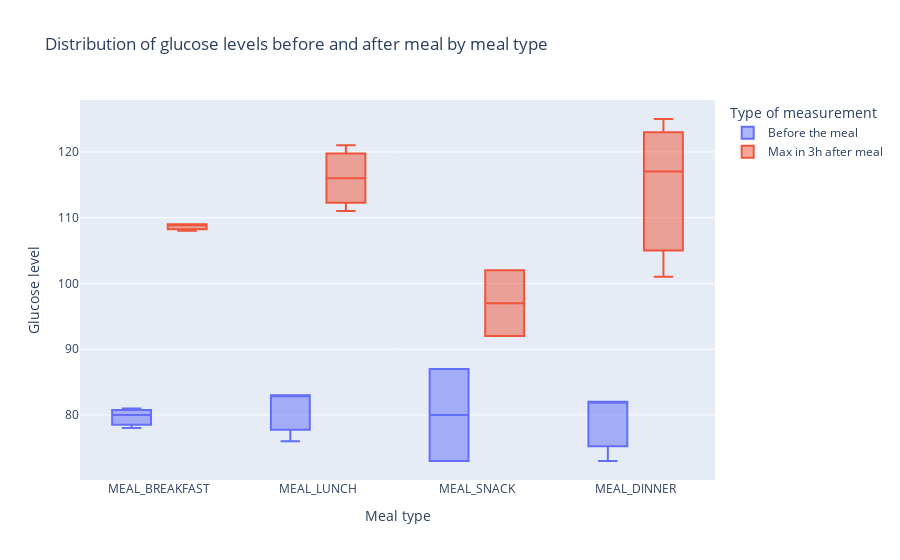

This figure's notebook cell:
### Markdown cell above
#### Are there differences in the impact of differnet meal types on glucose levels?

### Code cell
df = pd.melt(df_activities_ready[df_activities_ready['user_id']==create_customer('a')], 
             id_vars=['user_id', 'record_type', 'timestamp_start'], value_vars=['glucose_start', 'glucose_after'])

df['Glucose level'] = df['value']
df['Meal type'] = df['record_type']
df['Type of measurement'] = df['variable'].apply(lambda x: 'Before the meal' if x=='glucose_start' else 'Max in 3h after meal')

fig = px.box(df, x="Meal type", y="Glucose level", color="Type of measurement",
             title="Distribution of glucose levels before and after meal by meal type",
            )
fig.show()

### Figure 1 — Plotly figure (JSON) as saved in the notebook; plotly's stock layout.template omitted (floating-point values rounded to 4 significant figures)
{"data": [{"alignmentgroup": "True", "hovertemplate": "Type of measurement=Before the meal<br>Meal type=%{x}<br>Glucose level=%{y}<extra></extra>", "legendgroup": "Before the meal", "marker": {"color": "#636efa"}, "name": "Before the meal", "notched": false, "offsetgroup": "Before the meal", "orientation": "v", "showlegend": true, "type": "box", "x": ["MEAL_BREAKFAST", "MEAL_LUNCH", "MEAL_SNACK", "MEAL_DINNER", "MEAL_BREAKFAST", "MEAL_LUNCH", "MEAL_DINNER", "MEAL_BREAKFAST", "MEAL_LUNCH", "MEAL_SNACK", "MEAL_DINNER"], "x0": " ", "xaxis": "x", "y": [80, 83, 73, 73, 78, 83, 82, 81, 76, 87, 82], "y0": " ", "yaxis": "y"}, {"alignmentgroup": "True", "hovertemplate": "Type of measurement=Max in 3h after meal<br>Meal type=%{x}<br>Glucose level=%{y}<extra></extra>", "legendgroup": "Max in 3h after meal", "marker": {"color": "#EF553B"}, "name": "Max in 3h after meal", "notched": false, "offsetgroup": "Max in 3h after meal", "orientation": "v", "showlegend": true, "type": "box", "x": ["MEAL_BREAKFAST", "MEAL_LUNCH", "MEAL_SNACK", "MEAL_DINNER", "MEAL_BREAKFAST", "MEAL_LUNCH", "MEAL_DINNER", "MEAL_BREAKFAST", "MEAL_LUNCH", "MEAL_SNACK", "MEAL_DINNER"], "x0": " ", "xaxis": "x", "y": [109, 121, 102, 101, 108, 116, 117, 109, 111, 92, 125], "y0": " ", "yaxis": "y"}], "layout": {"boxmode": "group", "legend": {"title": {"text": "Type of measurement"}, "tracegroupgap": 0}, "title": {"text": "Distribution of glucose levels before and after meal by meal type"}, "xaxis": {"anchor": "y", "domain": [0, 1], "title": {"text": "Meal type"}}, "yaxis": {"anchor": "x", "domain": [0, 1], "title": {"text": "Glucose level"}}}}
